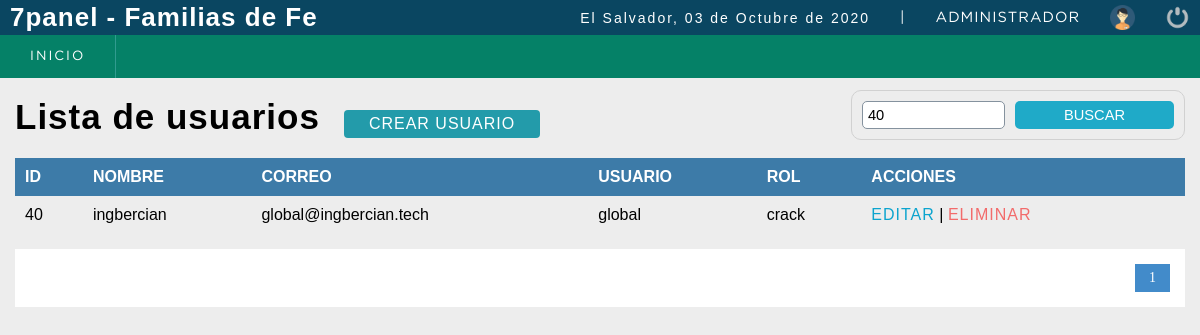
The page /sistema/buscar_usuario.php?busqueda=40 (signed in) on the database its author committed.
### tables this page shows
CREATE TABLE IF NOT EXISTS `usuario` (
  `codusuario` smallint(5) NOT NULL AUTO_INCREMENT,
  `nombre` varchar(50) NOT NULL,
  `correo` varchar(50) NOT NULL,
  `usuario` varchar(50) NOT NULL,
  `clave` varchar(50) NOT NULL,
  `rol` smallint(5) NOT NULL,
  `estatus` smallint(5) NOT NULL DEFAULT '1',
  `incorporacion` datetime NOT NULL DEFAULT CURRENT_TIMESTAMP,
  PRIMARY KEY (`codusuario`),
  KEY `rol` (`rol`),
  KEY `estatus` (`estatus`)
);

CREATE TABLE IF NOT EXISTS `rol` (
  `codrol` smallint(5) NOT NULL AUTO_INCREMENT,
  `rol` varchar(50) NOT NULL,
  PRIMARY KEY (`codrol`)
);

### sistema/buscar_usuario.php (the view, shortened to what this page needs)
<?php
	include "../conexion.php";
 ?>
<!DOCTYPE html>
<html lang="en">
<head>
	<?php include "includes/scripts.php"; ?>
</head>
<body>
	<?php include "includes/header.php"; ?>
	<section id="container">
		<?php
			$busqueda = strtolower($_REQUEST['busqueda']);
		 ?>
		<h1>Lista de usuarios</h1>
		<a href="registro_usuario.php" class="btn_new">Crear usuario</a>
		<form action="buscar_usuario.php" method="get" class="form_search">
			<input type="text" name="busqueda" id="busqueda" placeholder="Buscar" value="<?php echo $busqueda; ?>">
			<input type="submit" value="Buscar" class="btn_search">
		</form>
		<table>
			<tr>
				<th>ID</th>
				<th>Nombre</th>
				<th>Correo</th>
				<th>Usuario</th>
				<th>Rol</th>
				<th>Acciones</th>
			</tr>
		<?php
			$rol = '';
			$sql_registe = mysqli_query($conection,"SELECT COUNT(*) as total_registro FROM usuario
																WHERE ( codusuario LIKE '%$busqueda%' OR
																		nombre LIKE '%$busqueda%' OR
																		correo LIKE '%$busqueda%' OR
																		usuario LIKE '%$busqueda%'
																		$rol  )
																AND estatus = 1  ");
			$result_register = mysqli_fetch_array($sql_registe);
			$total_registro = $result_register['total_registro'];
			$por_pagina = 5;
			if(empty($_GET['pagina']))
			{
				$pagina = 1;
			}else{
				$pagina = $_GET['pagina'];
			}
			$desde = ($pagina-1) * $por_pagina;
			$total_paginas = ceil($total_registro / $por_pagina);
			$query = mysqli_query($conection,"SELECT u.codusuario, u.nombre, u.correo, u.usuario, r.rol FROM usuario u INNER JOIN rol r ON u.rol = r.codrol
										WHERE
										( u.codusuario LIKE '%$busqueda%' OR
											u.nombre LIKE '%$busqueda%' OR
											u.correo LIKE '%$busqueda%' OR
											u.usuario LIKE '%$busqueda%' OR
											r.rol    LIKE  '%$busqueda%' )
										AND
										estatus = 1 ORDER BY u.codusuario ASC LIMIT $desde,$por_pagina
				");
			$result = mysqli_num_rows($query);
			if($result > 0){
				while ($data = mysqli_fetch_array($query)) {
			?>
				<tr>
					<td><?php echo $data["codusuario"]; ?></td>
					<td><?php echo $data["nombre"]; ?></td>
					<td><?php echo $data["correo"]; ?></td>
					<td><?php echo $data["usuario"]; ?></td>
					<td><?php echo $data['rol'] ?></td>
					<td>
						<a class="link_edit" href="editar_usuario.php?id=<?php echo $data["codusuario"]; ?>">Editar</a>
					<?php if($data["codusuario"] != 1){ ?>
						|
						<a class="link_delete" href="eliminar_confirmar_usuario.php?id=<?php echo $data["codusuario"]; ?>">Eliminar</a>
					<?php } ?>
					</td>
				</tr>
		<?php
				}
			}
		 ?>
		</table>
<?php
	if($total_registro != 0)
	{
 ?>
		<div class="paginador">
			<ul>
			<?php
				for ($i=1; $i <= $total_paginas; $i++) {
					if($i == $pagina)
					{
						echo '<li class="pageSelected">'.$i.'</li>';
					}else{
						echo '<li><a href="?pagina='.$i.'&busqueda='.$busqueda.'">'.$i.'</a></li>';
					}
				}
			 ?>
			</ul>
		</div>
<?php } ?>
	</section>
</body>
</html>

### sistema/css/style.css (style rules this page uses)
* { margin: 0; padding: 0; box-sizing: border-box; }
body { background: #ededed; }
input, select, a, th { text-transform: uppercase; }
h1, h2, h3, h4, h5, h6 { font-family: 'arial'; font-weight: bold; letter-spacing: 1px; }
h1 { font-size: 26px; }
a { text-decoration: none; font-family: arial; letter-spacing: 1px; }
#container { padding: 90px 15px 15px; }
form { background: #FFF; margin: auto; padding: 20px 50px; border: 1px solid #d1d1d1; }
input,select { display: block; width: 100%; font-size: 11pt; padding: 5px; border: 1px solid #85929e; border-radius: 5px; }
#container h1 { font-size: 35px; display: inline-block; }
.btn_new { display: inline-block; background: #239baa; color: #FFF; padding: 5px 25px; border-radius: 4px; margin: 20px; }
table { border-collapse: collapse; font-size: 12pt; font-family: 'arial'; width: 100%; }
table th { text-align: left; padding: 10px; background: #3d7ba8; color: #FFF; }
table tr:nth-child(odd) { background: #FFF; }
table td { padding: 10px; }
.link_edit { color: #0ca4ce; }
.link_delete { color: #f26b6b; }
.paginador ul { padding: 15px; list-style: none; background: #FFF; margin-top: 15px; display: -webkit-flex; display: -moz-flex; display: -ms-flex; display: -o-flex; display: flex; justify-content: flex-end; }
.paginador a, .pageSelected { color: #428bca; border: 1px solid #ddd; padding: 5px; display: inline-block; font-size: 14px; text-align: center; width: 35px; }
.pageSelected { color: #FFF; background: #428bca; border: 1px solid #428bca; }
.form_search { display: -webkit-flex; display: -moz-flex; display: -ms-flex; display: -o-flex; display: flex; float: right; background: initial; padding: 10px; border-radius: 10px; }
.form_search .btn_search { background: #1faac8; color: #FFF; padding: 0 20px; border: 0; cursor: pointer; margin-left: 10px; }

### rows shown on the page
usuario: codusuario "40", nombre "ingbercian", correo "global@ingbercian.tech", usuario "global", rol.rol "crack"

### other values the page prints
fechaC() "03 de Octubre de 2020"
$_SESSION['user'] "ADMINISTRADOR"
